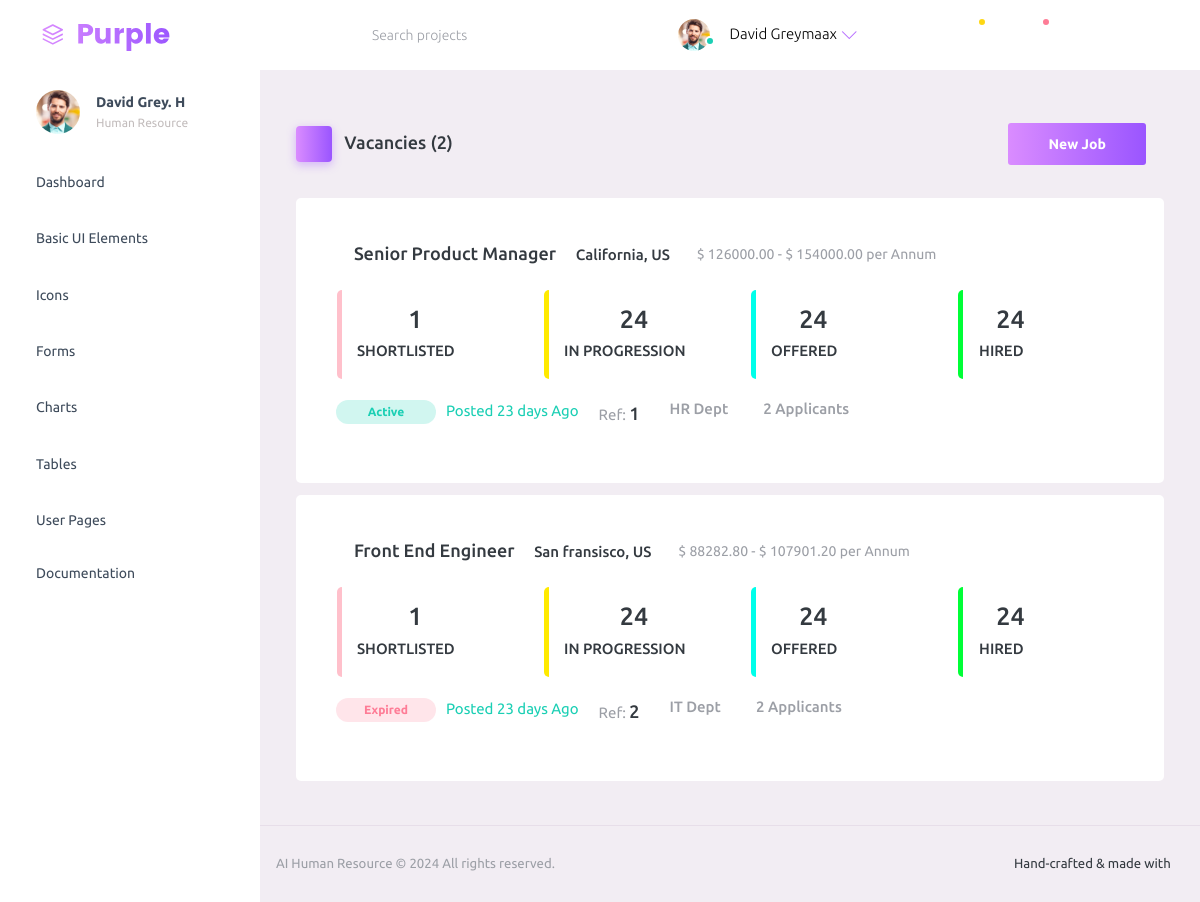
The page / on the database its author committed.
### HumanResource/models.py (models this page shows, shortened)
class Job(models.Model):
    job_title = models.CharField(max_length=100, null=False)
    department = models.CharField(max_length=50, choices=departments)
    salary = models.IntegerField()
    location = models.CharField(max_length=100, choices=locations)
    introduction = models.CharField(max_length=220)
    brief_posting_description = models.CharField(max_length=400)
    responsibilities = models.CharField(max_length=3000)
    qualifications = models.CharField(max_length=1500)
    is_active = models.BooleanField(default=True)
    date_posted = models.DateField(auto_now_add=True)

### HumanResource/views.py (the view)
# urls.py: 2. Add a URL to urlpatterns:  path('', views.home, name='home')
def home(request):
    jobs = Job.objects.all()
    job_data = {}
    for j in jobs:
        lower_bound = j.salary * 0.9
        upper_bound = j.salary * 1.1
        posted = (datetime.datetime.today().date() - j.date_posted).days
        applicants = j.applicants.all().count()
        shortlisted = j.shortlist.all().count()
        job_data[j.id] = {
            'job': j,
            'lower_bound': f"{lower_bound:.2f}",
            'upper_bound': f"{upper_bound:.2f}",
            'posted': posted,
            'applicants': applicants,
            'shortlisted': shortlisted
        }
    return render(request, 'app/hr_dashboard.html', {'job_data': job_data, 'total_jobs': Job.objects.all().count()})

### HumanResource/templates/app/hr_dashboard.html (shortened to what this page needs)
{% extends 'app/index.html' %}
{% load static %}
{% block body %}
<div class="page-header">
    <h3 class="page-title">
        <span class="page-title-icon bg-gradient-primary text-white me-2">
            <i class="mdi mdi-home"></i>
        </span> Vacancies ({{ total_jobs }})
    </h3>
    <nav aria-label="breadcrumb">
        <ul class="breadcrumb">
            <li class="breadcrumb-item" aria-current="page">
                <a class="btn btn-gradient-primary btn-md" href="{% url 'new-job' %}">New Job</a>
            </li>
        </ul>
    </nav>
</div>
{% if job_data %}
{% for job_id, data in job_data.items %}
<div class="row" style="margin-top: 12px;">
        <div class="col-12 grid margin">
        <div class="card">
            <div class="card-body">
                <div class="row">
                    <div class="d-flex flex-row">
                        <h4 class="card-title"> <i class="mdi mdi-checkbox-marked-outline text-success" style="font-size: 23px;"></i>{{ data.job.job_title }}</h4>
                        <h6 style="margin: 8px;"><i class="mdi mdi-map-marker-outline"></i>{{ data.job.location }}</h6>
                        <small class="text-muted" style="margin: 8px;"><i class="mdi mdi-cash-multiple"></i>$ {{ data.lower_bound }} - $ {{ data.upper_bound}} per Annum</small>
                    </div>
                </div>
                <div class="row">
                    <div class="col-md-3 stretch-card grid-margin">
                        <a class="btn" href="{% url 'shortlist' data.job.id %}" style="padding: 0px !important;">
                            <div class="card" style="border-left: 5px solid pink; margin-top: 10px;">
                                <div class="card-body" style="padding: 15px;">
                                    <h3>
                                        <i class="mdi mdi-account-multiple-outline" style="color: pink;"></i>
                                        {{ data.shortlisted }}
                                    </h3>
                                    <div class="metric-value d-inline-block">
                                        <h6 class="mb-1">SHORTLISTED</h6>
                                    </div>
                                </div>
                            </div>
                        </a>
                    </div>
                    <div class="col-md-3 stretch-card grid-margin">
                        <a class="btn" href="#" style="padding: 0px !important;">
                            <div class="card" style="border-left: 5px solid rgb(255, 234, 0); margin-top: 10px;">
                                <div class="card-body" style="padding: 15px;">
                                    <h3>
                                        <i class="mdi mdi-account-multiple-outline" style="color: rgb(255, 234, 0);"></i>
                                        24
                                    </h3>
                                    <div class="metric-value d-inline-block">
                                        <h6 class="mb-1">IN PROGRESSION</h6>
                                    </div>
                                </div>
                            </div>
                        </a>
                    </div>
                    <div class="col-md-3 stretch-card grid-margin">
                        <a class="btn" href="#" style="padding: 0px !important;">
                            <div class="card" style="border-left: 5px solid rgb(0, 255, 234); margin-top: 10px;">
                                <div class="card-body" style="padding: 15px;">
                                    <h3>
                                        <i class="mdi mdi-account-multiple-outline" style="color: rgb(0, 255, 234);"></i>
                                        24
                                    </h3>
                                    <div class="metric-value d-inline-block">
                                        <h6 class="mb-1">OFFERED</h6>
                                    </div>
                                </div>
                            </div>
                        </a>
                    </div>
                    <div class="col-md-3 stretch-card grid-margin">
                        <a class="btn" href="#" style="padding: 0px !important;">
                            <div class="card" style="border-left: 5px solid rgb(0, 255, 55); margin-top: 10px;">
                                <div class="card-body" style="padding: 15px;">
                                    <h3>
                                        <i class="mdi mdi-account-multiple-outline" style="color: rgb(0, 255, 55);"></i>
                                        24
                                    </h3>
                                    <div class="metric-value d-inline-block">
                                        <h6 class="mb-1">HIRED</h6>
                                    </div>
                                </div>
                            </div>
                        </a>
                    </div>
                </div>
                <div class="row">
                    <div class="stretch-card" style="margin-top: -20px;">
                        {% if data.job.is_active %}
                        <a class="btn btn-inverse-success btn-rounded btn-md"
                        style="height: 24px !important; padding: 5px !important; width: 100px !important; font-size: 12px;" href="{% url 'edit-job' data.job.id %}">Active</a>
                        {% else %}
                        <a class="btn btn-inverse-danger btn-rounded btn-md"
                        style="height: 24px !important; padding: 5px !important; width: 100px !important; font-size: 12px;" href="{% url 'edit-job' data.job.id %}">Expired</a>
                        {%  endif %}
                        {% if data.posted > 0 %}
                        <p class="text-success" style="margin-left: 10px;">Posted {{ data.posted }} days Ago</p>
                        {% else %}
                        <p class="text-success" style="margin-left: 10px;">Posted today</p>
                        {% endif %}
                        <p class="text-muted" style="margin-left: 20px;">Ref: <span class="card-title">{{ data.job.id }}</span></p>
                        <h6 class="text-muted" style="margin-left: 30px;">{{ data.job.department }} Dept</h6>
                        <h6 class="text-muted" style="margin-left: 20px;"><i class="mdi mdi-account"></i> {{ data.applicants }} Applicants</h6>
                    </div>
                </div>
            </div>
        </div>
    </div>
</div>
{% endfor %}
{% else %}
<div class="row">
    <h4 class="card-title">No jobs are available</h4>
</div>
{% endif %}
{% endblock %}

### HumanResource/templates/app/index.html (shortened to what this page needs)
<!DOCTYPE html>
{% load static %}
<html lang="en">
  <head>
    <link rel="stylesheet" href="{% static 'assets/vendors/mdi/css/materialdesignicons.min.css' %}">
    <link rel="stylesheet" href="{% static 'assets/vendors/ti-icons/css/themify-icons.css' %}">
    <link rel="stylesheet" href="{% static 'assets/vendors/css/vendor.bundle.base.css' %}">
    <link rel="stylesheet" href="{% static 'assets/vendors/font-awesome/css/font-awesome.min.css' %}">
    <link rel="stylesheet" href="{% static 'assets/vendors/font-awesome/css/font-awesome.min.css' %}"/>
    <link rel="stylesheet" href="{% static 'assets/vendors/bootstrap-datepicker/bootstrap-datepicker.min.css' %}">
    <link rel="stylesheet" href="{% static 'assets/vendors/select2/select2.min.css' %}">
    <link rel="stylesheet" href="{% static 'assets/vendors/select2-bootstrap-theme/select2-bootstrap.min.css' %}">
    <link rel="stylesheet" href="{% static 'assets/css/style.css' %}">
  </head>
  <body>
    <div class="container-scroller">
       {% include 'partials/_navbar.html' %}
      <div class="container-fluid page-body-wrapper">
         {% include 'partials/_sidebar.html' %}
        <div class="main-panel">
          <div class="content-wrapper">
            {% block body %}
            {% endblock %}
          </div>
          {% include 'partials/_footer.html' %}
        </div>
      </div>
    </div>
  </body>
</html>

### HumanResource/templates/partials/_navbar.html (shortened to what this page needs)
{% load static %}
<nav class="navbar default-layout-navbar col-lg-12 col-12 p-0 fixed-top d-flex flex-row">
    <div class="text-center navbar-brand-wrapper d-flex align-items-center justify-content-start">
      <a class="navbar-brand brand-logo" href="#"><img src="{% static 'assets/images/logo.svg' %}" alt="logo" /></a>
    </div>
    <div class="navbar-menu-wrapper d-flex align-items-stretch">
      <button class="navbar-toggler navbar-toggler align-self-center" type="button" data-toggle="minimize">
        <span class="mdi mdi-menu"></span>
      </button>
      <div class="search-field d-none d-md-block">
        <form class="d-flex align-items-center h-100" action="#">
          <div class="input-group">
            <div class="input-group-prepend bg-transparent">
              <i class="input-group-text border-0 mdi mdi-magnify"></i>
            </div>
            <input type="text" class="form-control bg-transparent border-0" placeholder="Search projects">
          </div>
        </form>
      </div>
      <ul class="navbar-nav navbar-nav-right">
        <li class="nav-item nav-profile dropdown">
          <a class="nav-link dropdown-toggle" id="profileDropdown" href="#" data-bs-toggle="dropdown" aria-expanded="false">
            <div class="nav-profile-img">
              <img src="{% static 'assets/images/faces/face1.jpg' %}" alt="image">
              <span class="availability-status online"></span>
            </div>
            <div class="nav-profile-text">
              <p class="mb-1 text-black">David Greymaax</p>
            </div>
          </a>
        </li>
        <li class="nav-item d-none d-lg-block full-screen-link">
          <a class="nav-link">
            <i class="mdi mdi-fullscreen" id="fullscreen-button"></i>
          </a>
        </li>
        <li class="nav-item dropdown">
          <a class="nav-link count-indicator dropdown-toggle" id="messageDropdown" href="#" data-bs-toggle="dropdown" aria-expanded="false">
            <i class="mdi mdi-email-outline"></i>
            <span class="count-symbol bg-warning"></span>
          </a>
        </li>
        <li class="nav-item dropdown">
          <a class="nav-link count-indicator dropdown-toggle" id="notificationDropdown" href="#" data-bs-toggle="dropdown">
            <i class="mdi mdi-bell-outline"></i>
            <span class="count-symbol bg-danger"></span>
          </a>
        </li>
        <li class="nav-item nav-logout d-none d-lg-block">
          <a class="nav-link" href="#">
            <i class="mdi mdi-power"></i>
          </a>
        </li>
        <li class="nav-item nav-settings d-none d-lg-block">
          <a class="nav-link" href="#">
            <i class="mdi mdi-format-line-spacing"></i>
          </a>
        </li>
      </ul>
    </div>
  </nav>

### HumanResource/templates/partials/_sidebar.html (shortened to what this page needs)
{% load static %}
<nav class="sidebar sidebar-offcanvas" id="sidebar">
    <ul class="nav">
      <li class="nav-item nav-profile">
        <a href="#" class="nav-link">
          <div class="nav-profile-image">
            <img src="{% static 'assets/images/faces/face1.jpg' %}" alt="profile" />
          </div>
          <div class="nav-profile-text d-flex flex-column">
            <span class="font-weight-bold mb-2">David Grey. H</span>
            <span class="text-secondary text-small">Human Resource</span>
          </div>
          <i class="mdi mdi-bookmark-check text-success nav-profile-badge"></i>
        </a>
      </li>
      <li class="nav-item">
        <a class="nav-link" href="#">
          <span class="menu-title">Dashboard</span>
          <i class="mdi mdi-home menu-icon"></i>
        </a>
      </li>
      <li class="nav-item">
        <a class="nav-link" data-bs-toggle="collapse" href="#ui-basic" aria-expanded="false" aria-controls="ui-basic">
          <span class="menu-title">Basic UI Elements</span>
          <i class="menu-arrow"></i>
          <i class="mdi mdi-crosshairs-gps menu-icon"></i>
        </a>
      </li>
      <li class="nav-item">
        <a class="nav-link" data-bs-toggle="collapse" href="#icons" aria-expanded="false" aria-controls="icons">
          <span class="menu-title">Icons</span>
          <i class="mdi mdi-contacts menu-icon"></i>
        </a>
      </li>
      <li class="nav-item">
        <a class="nav-link" data-bs-toggle="collapse" href="#forms" aria-expanded="false" aria-controls="forms">
          <span class="menu-title">Forms</span>
          <i class="mdi mdi-format-list-bulleted menu-icon"></i>
        </a>
      </li>
      <li class="nav-item">
        <a class="nav-link" data-bs-toggle="collapse" href="#charts" aria-expanded="false" aria-controls="charts">
          <span class="menu-title">Charts</span>
          <i class="mdi mdi-chart-bar menu-icon"></i>
        </a>
      </li>
      <li class="nav-item">
        <a class="nav-link" data-bs-toggle="collapse" href="#tables" aria-expanded="false" aria-controls="tables">
          <span class="menu-title">Tables</span>
          <i class="mdi mdi-table-large menu-icon"></i>
        </a>
      </li>
      <li class="nav-item">
        <a class="nav-link" data-bs-toggle="collapse" href="#auth" aria-expanded="false" aria-controls="auth">
          <span class="menu-title">User Pages</span>
          <i class="menu-arrow"></i>
          <i class="mdi mdi-lock menu-icon"></i>
        </a>
      </li>
      <li class="nav-item">
        <a class="nav-link" href="#" target="_blank">
          <span class="menu-title">Documentation</span>
        </a>
      </li>
    </ul>
  </nav>

### HumanResource/templates/partials/_footer.html
{% load static %}
<footer class="footer">
    <div class="d-sm-flex justify-content-center justify-content-sm-between">
      <span class="text-muted text-center text-sm-left d-block d-sm-inline-block">AI Human Resource &copy; <script type="text/javascript">document.write(new Date().getFullYear());</script> All rights reserved.</span>
      <span class="float-none float-sm-right d-block mt-1 mt-sm-0 text-center">Hand-crafted & made with <i class="mdi mdi-heart text-danger"></i></span>
    </div>
  </footer>

### rows shown on the page
Job: job.job_title "Senior Product Manager", job.location "California, US", lower_bound "126000.00", upper_bound "154000.00", shortlisted "1", is_active "Active", posted "23", job.id "1", job.department "HR", applicants "2"
Job: job.job_title "Front End Engineer", job.location "San fransisco, US", lower_bound "88282.80", upper_bound "107901.20", shortlisted "1", is_active "Expired", posted "23", job.id "2", job.department "IT", applicants "2"

### other values the page prints
{{ total_jobs }} "2"
